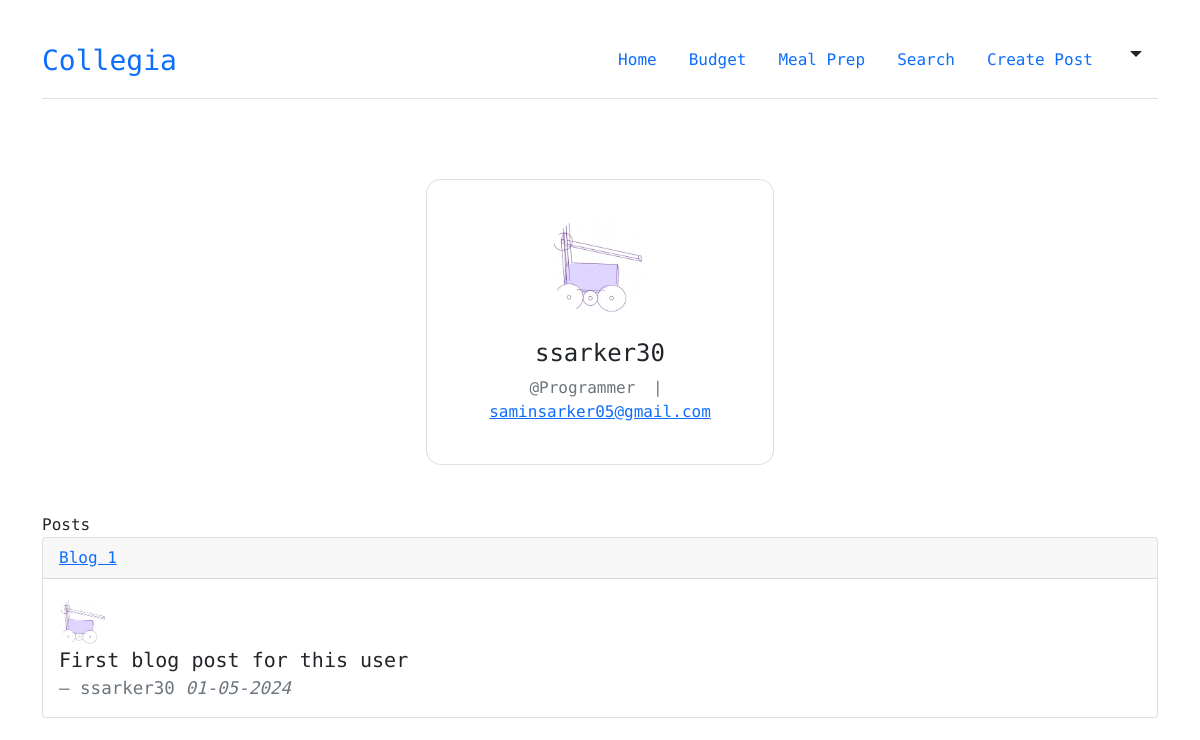
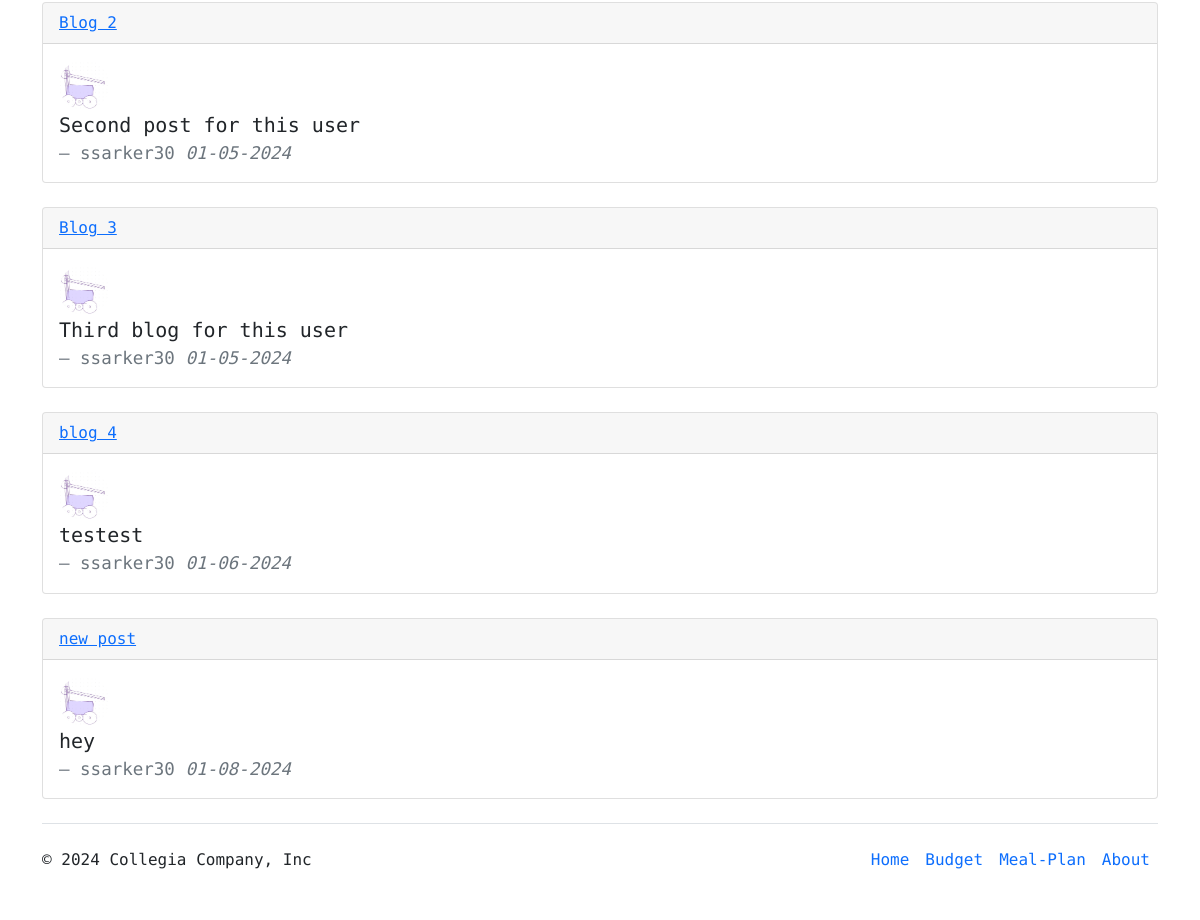
The page /profile/ (signed in) on the database as committed earlier (2 pictures, top to bottom).
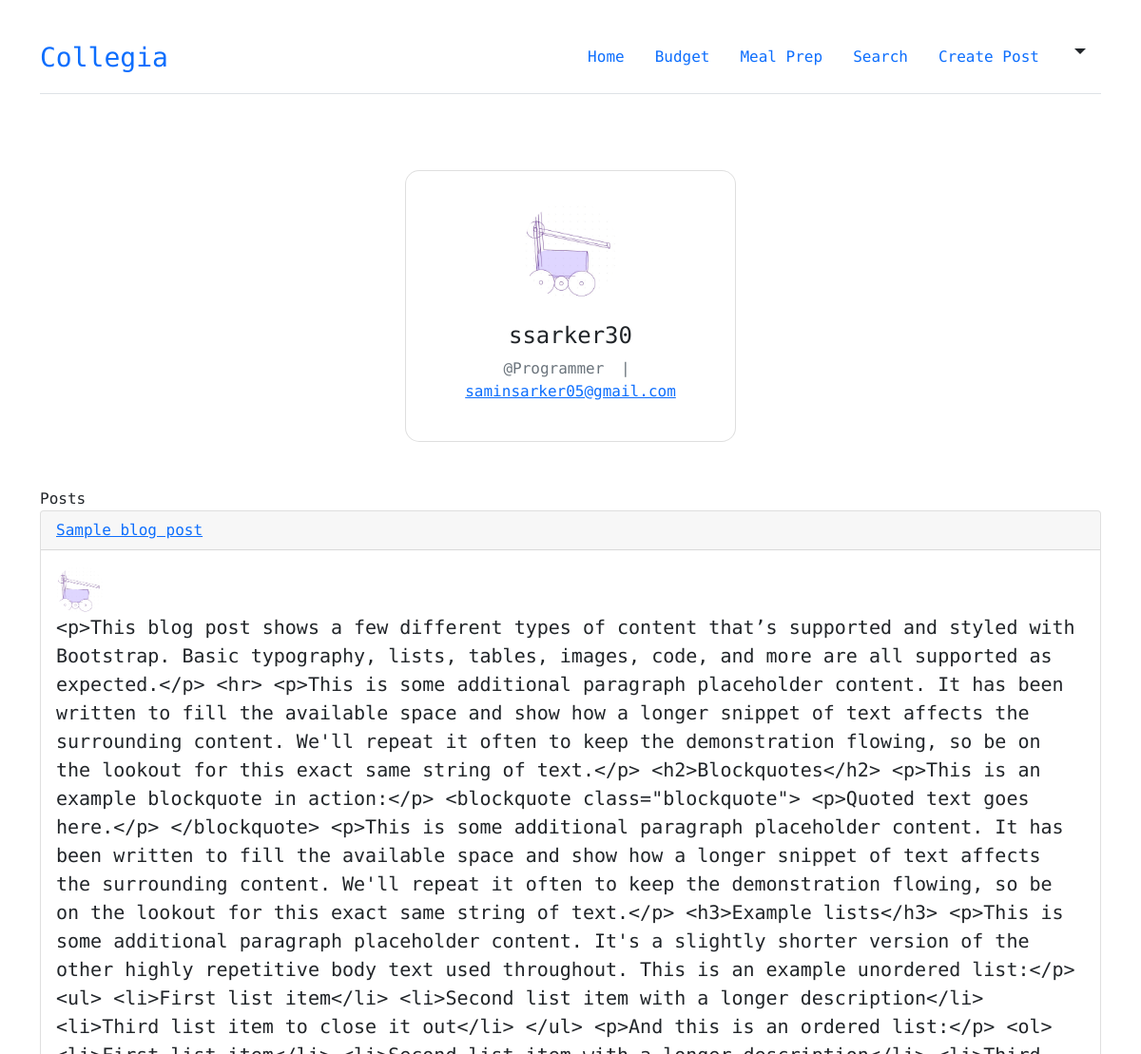
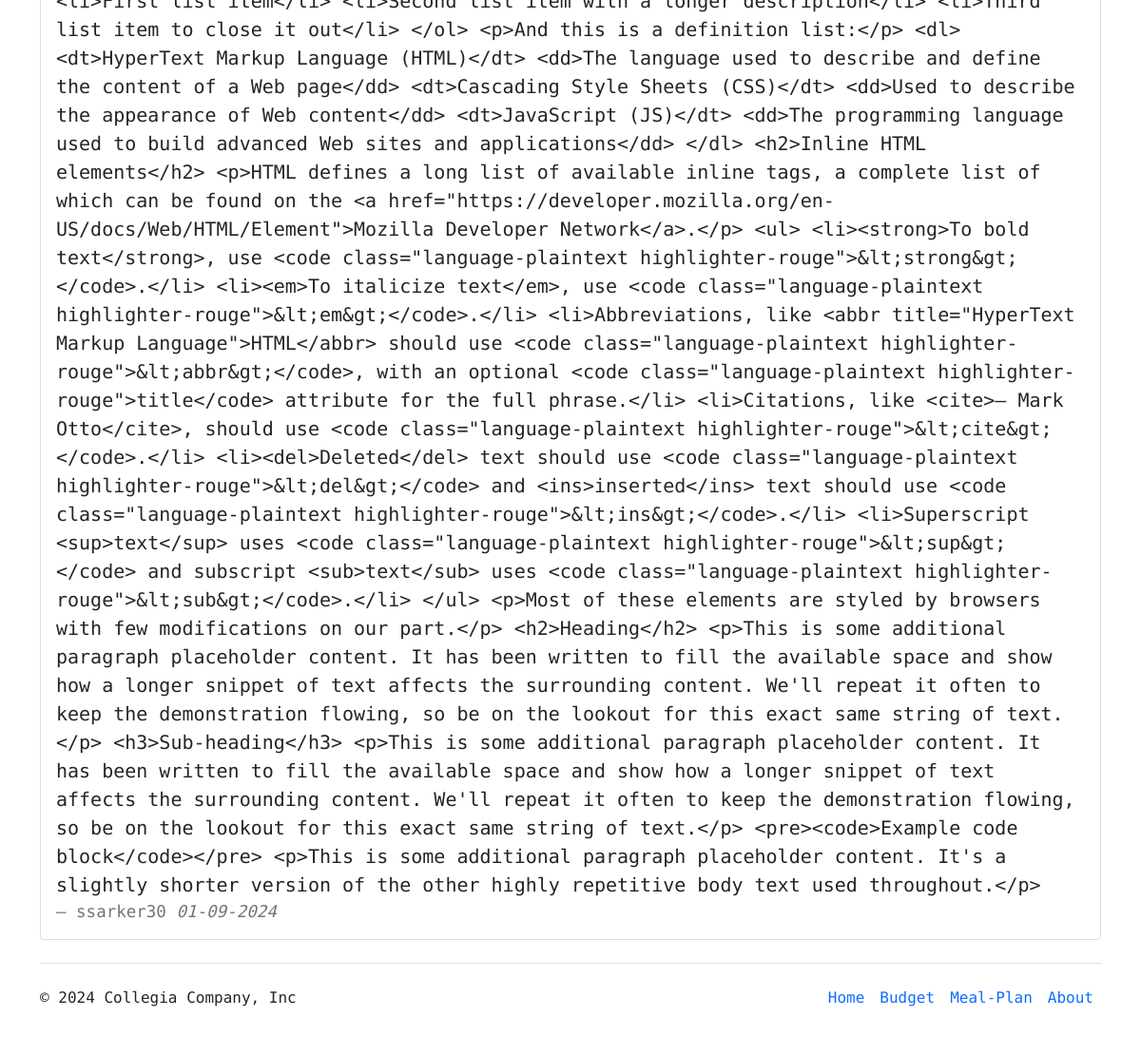
The same page on the database as committed later (2 pictures, top to bottom).
### users/models.py (models this page shows, shortened)
class Profile(models.Model):
  user = models.OneToOneField(User, on_delete=models.CASCADE)
  image = models.ImageField(default='default.jpg', upload_to='profile_pics')

### core/models.py (models this page shows, shortened)
class Post(models.Model):
  title = models.CharField(max_length=100)
  content = models.TextField()
  date_posted = models.DateTimeField(default=timezone.now)
  author = models.ForeignKey(User, on_delete=models.CASCADE)

### users/views.py (the view)
# urls.py: path('profile/', user_views.profile, name="profile"),
@login_required
def profile(request):
  context = {
    'posts': Post.objects.filter(author__username__icontains=request.user)
  }
  return render(request, 'users/profile.html', context)

### users/templates/users/profile.html
{% extends "core/base.html" %}
{% block content %}
    <div class="container py-5 h-100">
      <div class="row d-flex justify-content-center align-items-center h-100">
        <div class="col-md-12 col-xl-4">
          <div class="card" style="border-radius: 15px;">
            <div class="card-body text-center">
              <div class="mt-3 mb-4">
                <img src="{{ user.profile.image.url }}"
                  class="rounded-circle img-fluid" style="width: 100px;" />
              </div>
              <h4 class="mb-2">{{ user.username }}</h4>
              <p class="text-muted mb-4">@Programmer <span class="mx-2">|</span> <a
                  href="#!">{{ user.email }}</a></p>
            </div>
          </div>
        </div>
      </div>
    </div>
    Posts
  {% for post in posts %}
    <div class="card mb-4">
      <div class="card-header">
        <a href="{% url 'detail' post.id %}">{{ post.title }}</a>
      </div>
      <div class="card-body">
        <img src="{{ user.profile.image.url }}" alt="mdo" width="50" height="50" class="rounded-circle">
        <blockquote class="blockquote mb-0">
          <p>{{ post.content }}</p>
          <footer class="blockquote-footer">{{ post.author }} <cite title="Source Title"> {{ post.date_posted|date:"m-d-Y" }}  </cite></footer>
        </blockquote>
      </div>
    </div>
  {% endfor %}
{% endblock content %}

### core/templates/core/base.html (shortened to what this page needs)
{% load static %}
<!DOCTYPE html>
<html lang="en">
<head>
    <link href="https://cdn.jsdelivr.net/npm/bootstrap@5.0.2/dist/css/bootstrap.min.css" rel="stylesheet">
    <link rel="stylesheet" type="text/css" href="{% static 'core/base.css'%}">
    <link href="https://cdn.jsdelivr.net/npm/fastbootstrap@2.2.0/dist/css/fastbootstrap.min.css" rel="stylesheet">
</head>
<body>
  <br>
  <div class="container">
    <header class="d-flex flex-wrap justify-content-center py-3 mb-4 border-bottom">
      <a href="/" class="d-flex align-items-center mb-3 mb-md-0 me-md-auto link-body-emphasis text-decoration-none">
        <span class="fs-3">Collegia</span>
      </a>
      <ul class="nav nav-pills">
        <li class="nav-item"><a href="{% url 'home' %}" class="nav-link fs-6" aria-current="page">Home</a></li>
        <li class="nav-item"><a href="{% url 'budget' %}" class="nav-link fs-6">Budget</a></li>
        <li class="nav-item"><a href="{% url 'meal' %}" class="nav-link fs-6">Meal Prep</a></li>
        <li class="nav-item"><a href="{% url 'search' %}" class="nav-link fs-6">Search</a></li>
        {% if user.is_authenticated %}
        <li class="nav-item"><a href="{% url 'create' %}" class="nav-link fs-6">Create Post</a></li>
        <div class="dropdown text-end">
          <a href="#" class="d-block link-dark text-decoration-none dropdown-toggle px-3 fs-5" id="dropdownUser1" data-bs-toggle="dropdown" aria-expanded="false">
          </a>
        </div>
        {% else %}
        <li class="nav-item"><a href="{% url 'login' %}" class="nav-link">Login</a></li>
        <li class="nav-item"><a href="{% url 'register' %}" class="nav-link">Register</a></li>
        {% endif %}
      </ul>
    </header>
  </div>
  <div class="container" style="margin-top: 2em;">
      {% block content %}{% endblock %}
  </div>
  <div class="container mb-10">
    <footer class="d-flex flex-wrap justify-content-between align-items-center py-3 my-4 border-top">
      <p class="col-md-4 mb-0 text-body-secondary fs-6">© 2024 Collegia Company, Inc</p>
      <ul class="nav col-md-4 justify-content-end">
        <li class="nav-item"><a href="{% url 'home' %}" class="nav-link px-2 text-body-secondary fs-6">Home</a></li>
        <li class="nav-item"><a href="{% url 'budget' %}" class="nav-link px-2 text-body-secondary fs-6">Budget</a></li>
        <li class="nav-item"><a href="{% url 'meal' %}" class="nav-link px-2 text-body-secondary fs-6">Meal-Plan</a></li>
        <li class="nav-item"><a href="#" class="nav-link px-2 text-body-secondary fs-6">About</a></li>
      </ul>
    </footer>
  </div>
</body>
</html>

### core/static/core/base.css (style rules this page uses)
* { font-family: 'Space Mono', monospace; }
.dropdown-toggle { outline: 0; }

Rows that differ between the two databases and show on the page:
removed Post: title "Blog 1", profile.image (picture), content "First blog post for this user", author "ssarker30", date_posted "01-05-2024"
removed Post: title "Blog 2", profile.image (picture), content "Second post for this user", author "ssarker30", date_posted "01-05-2024"
removed Post: title "Blog 3", profile.image (picture), content "Third blog for this user", author "ssarker30", date_posted "01-05-2024"
removed Post: title "blog 4", profile.image (picture), content "testest", author "ssarker30", date_posted "01-06-2024"
removed Post: title "new post", profile.image (picture), content "hey", author "ssarker30", date_posted "01-08-2024"
added Post: title "Sample blog post", profile.image (picture), content "<p>This blog post shows a few different types of content that’s supported and styled with Bootstrap. Basic typography, lists, tables, images, code, and more are all supported as expected.</p> <hr> <p>This is some additional paragraph placeholder content. It has been written to fill the available space and show how a longer snippet of text affects the surrounding content. We'll repeat it often to keep the demonstration flowing, so be on the lookout for this exact same string of text.</p> <h2>Blockquotes</h2> <p>This is an example blockquote in action:</p> <blockquote class=\"blockquote\"> <p>Quoted text goes here.</p> </blockquote> <p>This is some additional paragraph placeholder content. It…", author "ssarker30", date_posted "01-09-2024"
